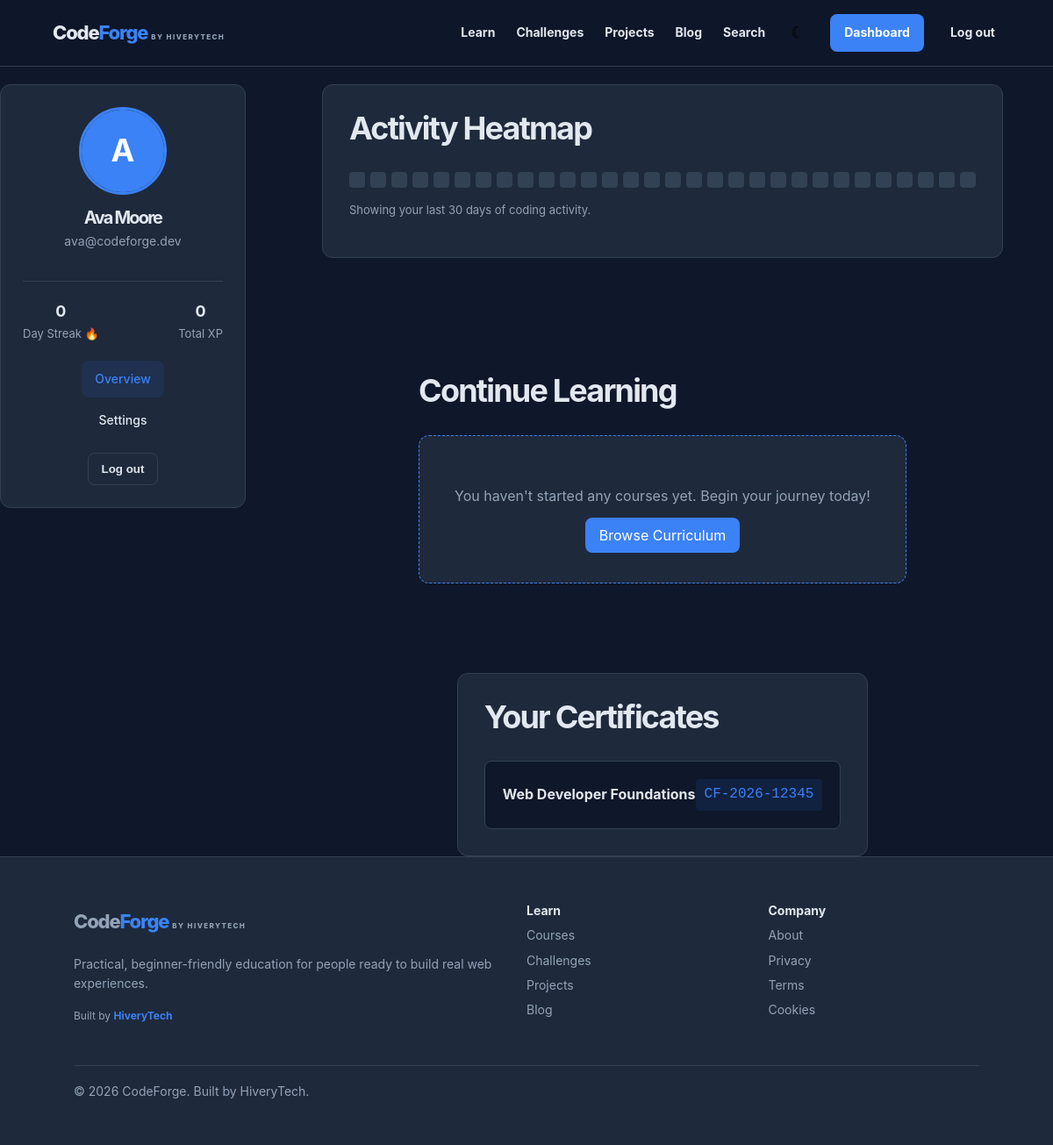
The page /dashboard (signed in) on the database its author committed.
### app/models.py (models this page shows, shortened)
class User(UserMixin, db.Model):
    id = db.Column(db.Integer, primary_key=True)
    name = db.Column(db.String(80), nullable=False)
    email = db.Column(db.String(255), unique=True, nullable=False, index=True)
    password_hash = db.Column(db.String(255), nullable=False)
    is_admin = db.Column(db.Boolean, default=False, nullable=False)
    avatar_url = db.Column(db.String(500), nullable=True)
    xp = db.Column(db.Integer, default=0, nullable=False)
    created_at = db.Column(db.DateTime, default=datetime.utcnow)
    enrollments = db.relationship("Course", secondary="enrollment", back_populates="students")
    progress = db.relationship("LessonProgress", backref="user", cascade="all, delete-orphan")
    @property
    def streak(self):
        days = {p.completed_at.date() for p in self.progress if p.completed_at}
        cur, total = date.today(), 0
        while cur in days: total += 1; cur = date.fromordinal(cur.toordinal()-1)
        return total

class Certificate(db.Model):
    id = db.Column(db.Integer, primary_key=True)
    certificate_id = db.Column(db.String(40), unique=True, nullable=False, index=True)
    user_id = db.Column(db.Integer, db.ForeignKey("user.id"), nullable=False)
    course_id = db.Column(db.Integer, db.ForeignKey("course.id"), nullable=False)
    awarded_at = db.Column(db.DateTime, default=datetime.utcnow)
    user = db.relationship("User"); course = db.relationship("Course")

class Course(db.Model):
    id = db.Column(db.Integer, primary_key=True)
    title = db.Column(db.String(160), nullable=False)
    slug = db.Column(db.String(180), unique=True, nullable=False, index=True)
    description = db.Column(db.Text, nullable=False)
    difficulty = db.Column(db.String(30), default="Beginner")
    duration = db.Column(db.String(40), default="6 hours")
    category = db.Column(db.String(60), default="Programming")
    instructor = db.Column(db.String(80), default="HiveryTech Team")
    published = db.Column(db.Boolean, default=True)
    modules = db.relationship("Module", backref="course", cascade="all, delete-orphan", order_by="Module.position")
    students = db.relationship("User", secondary="enrollment", back_populates="enrollments")
    projects = db.relationship("Project", backref="course", lazy=True)

### app/routes.py (the view)
@bp.route("/dashboard")
@login_required
def dashboard():
    certificates = Certificate.query.filter_by(user_id=current_user.id).all()
    return render_template("dashboard.html", certificates=certificates, enrolled=current_user.enrollments)

### app/templates/dashboard.html (shortened to what this page needs)
{% extends 'base.html' %}
{% block content %}
<div class="dashboard-layout" style="display: grid; grid-template-columns: 280px 1fr; gap: 30px; margin-top: 20px;">
  <aside class="dashboard-sidebar" style="background: var(--card-bg); border: 1px solid var(--card-border); border-radius: 12px; padding: 25px; height: fit-content; display: flex; flex-direction: column; gap: 20px;">
    <div class="profile-header" style="text-align: center; border-bottom: 1px solid var(--line); padding-bottom: 20px;">
      <div class="avatar-container" style="width: 100px; height: 100px; border-radius: 50%; background: var(--line); margin: 0 auto 15px; overflow: hidden; border: 3px solid var(--blue);">
        {% if current_user.avatar_url %}
          <img src="{{ current_user.avatar_url }}" alt="Profile" style="width: 100%; height: 100%; object-fit: cover;">
        {% else %}
          <div style="width: 100%; height: 100%; display: flex; align-items: center; justify-content: center; background: var(--blue); color: #fff; font-size: 36px; font-weight: bold;">{{ current_user.name[0]|upper }}</div>
        {% endif %}
      </div>
      <h2 style="margin: 0; font-size: 20px; color: var(--ink);">{{ current_user.name }}</h2>
      <p style="color: var(--muted); font-size: 14px; margin-top: 5px;">{{ current_user.email }}</p>
    </div>
    <div class="sidebar-stats" style="display: flex; justify-content: space-between; text-align: center; font-size: 13px; color: var(--muted);">
      <div>
        <div style="font-size: 18px; font-weight: bold; color: var(--ink);">{{ current_user.streak }}</div>
        Day Streak 🔥
      </div>
      <div>
        <div style="font-size: 18px; font-weight: bold; color: var(--ink);">{{ current_user.xp }}</div>
        Total XP
      </div>
    </div>
    <nav class="sidebar-nav" style="display: flex; flex-direction: column; gap: 5px;">
      <a href="#overview" class="sidebar-link active" style="padding: 10px 15px; border-radius: 8px; color: var(--ink); text-decoration: none; display: block; font-weight: 500; background: rgba(38,119,255,0.1); color: var(--blue);">Overview</a>
      <a href="#settings" class="sidebar-link" onclick="document.getElementById('settings-modal').style.display='flex'; return false;" style="padding: 10px 15px; border-radius: 8px; color: var(--ink); text-decoration: none; display: block; font-weight: 500;">Settings</a>
      <form action="/logout" method="post" style="margin-top: 10px;">
        <button type="submit" style="width: 100%; padding: 10px 15px; border-radius: 8px; background: transparent; border: 1px solid var(--card-border); color: var(--danger); cursor: pointer; text-align: left; font-weight: bold;">Log out</button>
      </form>
    </nav>
  </aside>
  <main class="dashboard-main" style="display: flex; flex-direction: column; gap: 30px;">
    <section class="section" style="background: var(--card-bg); padding: 30px; border-radius: 12px; border: 1px solid var(--card-border);">
      <h2 style="margin-top: 0;">Activity Heatmap</h2>
      <div style="display: flex; gap: 6px; flex-wrap: wrap; margin-top: 15px;">
        {% for i in range(30) %}
          {% if i < current_user.streak %}
            <div style="width: 18px; height: 18px; background: #10b981; border-radius: 4px;" title="Active"></div>
          {% else %}
            <div style="width: 18px; height: 18px; background: var(--line); border-radius: 4px;" title="Inactive"></div>
          {% endif %}
        {% endfor %}
      </div>
      <p style="font-size: 13px; color: var(--muted); margin-top: 15px;">Showing your last 30 days of coding activity.</p>
    </section>
    <section class="section">
      <h2>Continue Learning</h2>
      {% if enrolled %}
        <div class="cards" style="display: grid; grid-template-columns: repeat(auto-fill, minmax(300px, 1fr)); gap: 20px;">
          {% for c in enrolled %}
            <article class="course-card" style="background: var(--card-bg); padding: 25px; border-radius: 12px; border: 1px solid var(--card-border); display: flex; flex-direction: column;">
              <p style="font-size: 13px; font-weight: bold; color: var(--blue); margin-top:0;">{{ c.progress_for(current_user) }}% complete</p>
              <h3 style="margin-top: 10px; margin-bottom: 20px;">{{ c.title }}</h3>
              <div class="progress" style="width: 100%; height: 8px; background: var(--line); border-radius: 4px; overflow: hidden; margin-bottom: 20px;">
                <span style="display: block; height: 100%; width: {{ c.progress_for(current_user) }}%; background: var(--blue);"></span>
              </div>
              <div style="margin-top: auto; display: flex; justify-content: space-between; align-items: center;">
                <a class="button small" href="/courses#{{ c.slug }}">Continue →</a>
                {% if c.progress_for(current_user) == 100 %}
                  <form method="post" action="/courses/{{ c.slug }}/certificate" style="margin: 0;">
                    <input type="hidden" name="csrf_token" value="{{ csrf_token() }}">
                    <button class="button small" style="background: #10b981;">Claim Certificate</button>
                  </form>
                {% endif %}
              </div>
            </article>
          {% endfor %}
        </div>
      {% else %}
        <div style="background: var(--card-bg); padding: 40px; border-radius: 12px; border: 1px dashed var(--blue); text-align: center;">
          <p style="color: var(--muted); margin-bottom: 20px;">You haven't started any courses yet. Begin your journey today!</p>
          <a class="button" href="/courses">Browse Curriculum</a>
        </div>
      {% endif %}
    </section>
    {% if certificates %}
      <section class="section" style="background: var(--card-bg); padding: 30px; border-radius: 12px; border: 1px solid var(--card-border);">
        <h2 style="margin-top: 0;">Your Certificates</h2>
        <div style="display: flex; flex-direction: column; gap: 15px; margin-top: 15px;">
          {% for c in certificates %}
            <a class="certificate-link" href="/verify/{{c.certificate_id}}" style="display: flex; justify-content: space-between; padding: 20px; background: var(--paper); border: 1px solid var(--card-border); border-radius: 8px; color: var(--ink); text-decoration: none; align-items: center;">
              <span style="font-weight: bold; font-size: 16px;">{{ c.course.title }}</span>
              <span style="color: var(--blue); font-family: monospace; background: rgba(38,119,255,0.1); padding: 5px 10px; border-radius: 4px;">{{ c.certificate_id }}</span>
            </a>
          {% endfor %}
        </div>
      </section>
    {% endif %}
  </main>
</div>
{% endblock %}

### app/static/css/app.css (style rules this page uses)
:root { --ink: #08111f; --blue: #2677ff; --paper: #f7f9fc; --line: #dce4ef; --muted: #617086; --white: #fff; --bg-gradient: linear-gradient(120deg, #fff 0%, #edf4ff 100%); --panel-bg: #091525; --card-bg: #fff; --card-border: var(--line); --header-bg: rgba(255, 255, 255, 0.85); }
[data-theme="dark"] { --ink: #e2e8f0; --blue: #3b82f6; --paper: #0f172a; --line: #334155; --muted: #94a3b8; --white: #1e293b; --bg-gradient: linear-gradient(120deg, #0f172a 0%, #1e293b 100%); --panel-bg: #020617; --card-bg: #1e293b; --card-border: #334155; --header-bg: rgba(15, 23, 42, 0.85); }
* { box-sizing: border-box; }
body { margin: 0; font: 16px/1.6 Inter, ui-sans-serif, system-ui, sans-serif; color: var(--ink); background: var(--paper); transition: background-color 0.3s ease, color 0.3s ease; }
a { color: inherit; text-decoration: none; transition: color 0.2s; }
nav { display: flex; gap: 24px; align-items: center; font-size: 14px; font-weight: 650; }
nav form { margin: 0; }
.nav-cta, .button { background: var(--blue); color: #fff; padding: 10px 16px; border-radius: 8px; font-weight: 750; border: 0; font: inherit; cursor: pointer; transition: transform 0.2s, box-shadow 0.2s; }
h2 { font-size: clamp(26px, 3vw, 40px); letter-spacing: -1.8px; line-height: 1.1; }
.section, .curriculum, .project-brief { max-width: 1180px; margin: 0 auto; padding: 72px 28px; }

### rows shown on the page
User: name "A", name "Ava Moore", email "ava@codeforge.dev", xp "0"
Certificate: course "Web Developer Foundations", certificate_id "CF-2026-12345"

### other values the page prints
{{ current_user.streak }} "0"
